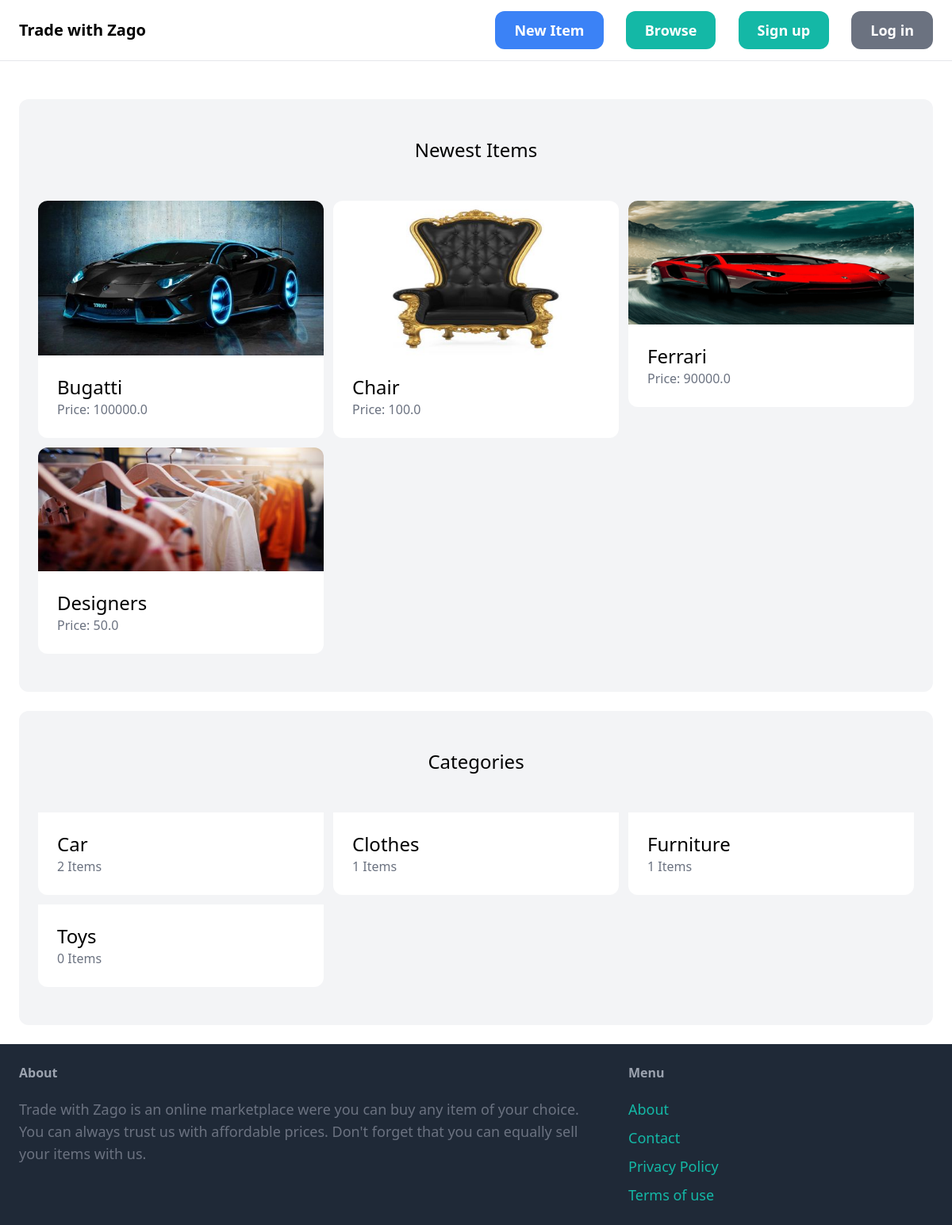
The page / on the database its author committed.
### item/models.py (models this page shows, shortened)
class Item(models.Model):
    category = models.ForeignKey(Category, related_name='items', on_delete=models.CASCADE)
    name = models.CharField(max_length=255)
    description = models.TextField(blank=True, null=True)
    price = models.FloatField()
    image = models.ImageField(upload_to= 'item_images', blank=True, null=True)
    is_sold = models.BooleanField(default=False)
    created_by = models.ForeignKey(User, related_name='items', on_delete=models.CASCADE)
    created_at = models.DateTimeField(auto_now_add=True)

class Category(models.Model):
    name = models.CharField(max_length=255)
    class Meta:
        ordering = ('name',)
        verbose_name_plural = 'Categories'

### core/views.py (the view)
# urls.py: path('', views.index ,name='index'),
def index(request):
    items = Item.objects.filter(is_sold = False)[0:6]
    categories = Category.objects.all()
    return render(request, 'core/index.html', {
        'categories': categories,
        'items': items,
    })

### core/templates/core/index.html (shortened to what this page needs)
{% extends 'core/base.html' %}
{% load static %}
{% block content %}
    <div class="mt-6 px-6 py-12 bg-gray-100 rounded-xl">
        <h2 class="mb-12 text-2xl text-center">Newest Items</h2>
        <div class="grid grid-cols-3 gap-3">
            {% for item in items %}
                <div>
                    <a href="{% url 'item:detail' item.id %}">
                        <div>
                            <img src="{{ item.image.url }}" class="rounded-t-xl">
                        </div>
                        <div class="p-6 bg-white rounded-b-xl">
                            <h2 class="text-2xl">{{ item.name }}</h2>
                            <p class="text-gray-500">Price: {{ item.price }}</p>
                        </div>
                    </a>
                </div>
            {% endfor %}
        </div>
    </div>
    <div class="mt-6 px-6 py-12 bg-gray-100 rounded-xl">
        <h2 class="mb-12 text-2xl text-center">Categories</h2>
        <div class="grid grid-cols-3 gap-3">
            {% for category in categories %}
            <div>
                <a href="#">
                    <div class="p-6 bg-white rounded-b-xl">
                        <h2 class="text-2xl">{{ category.name }}</h2>
                        <p class="text-gray-500">{{ category.items.count }} Items</p>
                    </div>
                </a>
            </div>
            {% endfor %}
        </div>
    </div>
{% endblock %}

### core/templates/core/base.html (shortened to what this page needs)
{% load static %}
<!DOCTYPE html>
<html lang="en">
    <head>
        <script src="https://cdn.tailwindcss.com"></script>
    </head>
    <body>
        <nav class="py-6 px-6 flex justify-between items-center border-b border-gray-200">
            <a href="/" class="text-xl font-semibold">Trade with Zago</a>
            <div class="space-x-6">
                <a href="{% url 'item:new' %}" class="px-6 py-3 text-lg font-semibold bg-blue-500 text-white rounded-xl hover:bg-gray-700">New Item</a>
                <a href="{% url 'item:items' %}" class="px-6 py-3 text-lg font-semibold bg-teal-500 text-white rounded-xl hover:bg-teal-700">Browse</a>
                {% if request.user.is_authenticated %}
                <a href="{% url 'conversation:inbox' %}" class="px-6 py-3 text-lg font-semibold bg-teal-500 text-white rounded-xl hover:bg-teal-700">Inbox</a>
                <a href="{% url 'dashboard:index' %}" class="px-6 py-3 text-lg font-semibold bg-blue-500 text-white rounded-xl hover:bg-gray-700">Dashboard</a>
                {% else %}
                    <a href="{% url 'core:signup' %}" class="px-6 py-3 text-lg font-semibold bg-teal-500 text-white rounded-xl hover:bg-teal-700">Sign up</a>
                    <a href="{% url 'core:login' %}" class="px-6 py-3 text-lg font-semibold bg-gray-500 text-white rounded-xl hover:bg-gray-700">Log in</a>
                {% endif %}
            </div>
        </nav>
    <div class="px-6 py-6">
        {% block content %}
        {% endblock %}
    </div>
    <footer class="py-6 px-6 flex jusify-between bg-gray-800">
        <div class="w-2/3 pr-10">
            <h3 class="mb-5 font-semibold text-gray-400">About</h3>
            <p class="text-lg text-gray-500">Trade with Zago is an online marketplace were you can buy any item of your choice. You can always trust us with affordable prices. Don't forget that you can equally sell your items with us.</p>
        </div>
        <div class="w-1/3">
            <h3 class="mb-5 font-semibold text-gray-400">Menu</h3>
            <ul class="space-y-2">
                <li><a href="#" class="text-lg text-teal-500 hover:text-teal-700">About</a> </li>
                <li><a href="{% url 'core:contact' %}" class="text-lg text-teal-500 hover:text-teal-700">Contact</a> </li>
                <li><a href="#" class="text-lg text-teal-500 hover:text-teal-700">Privacy Policy</a> </li>
                <li><a href="#" class="text-lg text-teal-500 hover:text-teal-700">Terms of use</a> </li>
            </ul>
        </div>
    </footer>
</body>
</html>

### rows shown on the page
Item: image (picture), name "Bugatti", price "100000.0"
Item: image (picture), name "Chair", price "100.0"
Item: image (picture), name "Ferrari", price "90000.0"
Item: image (picture), name "Designers", price "50.0"
Category: name "Car", items.count "2"
Category: name "Clothes", items.count "1"
Category: name "Furniture", items.count "1"
Category: name "Toys", items.count "0"
